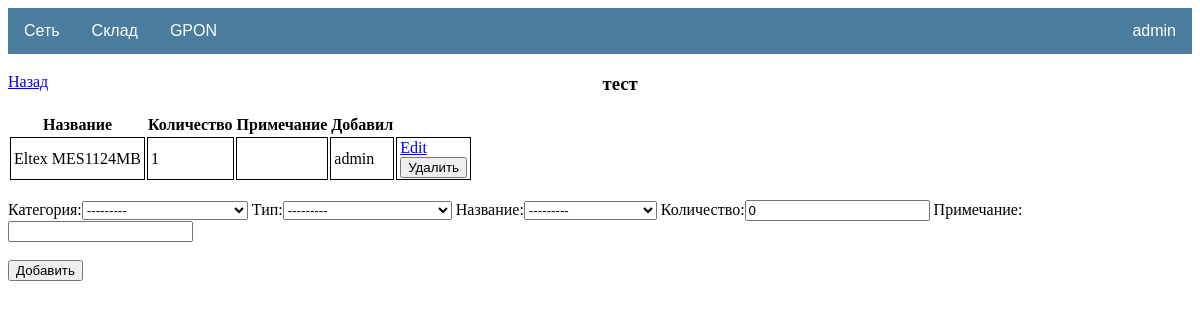
/storage/object/test-1/ (signed in), run on the app's committed database.
### storage/models.py (models this page shows, shortened)
class Object(models.Model):
    address = models.CharField(max_length=20, blank=True, verbose_name='Адрес')
    purpose = models.CharField(max_length=20, blank=True, verbose_name='Назначение')
    note = models.CharField(max_length=50, blank=True, verbose_name='Примечание')
    date_create = models.DateField(auto_now_add=True)
    slug = models.SlugField(max_length=100, unique=True, verbose_name='URL')
    class Meta:
        ordering = ['-id']

class Expense(models.Model):
    expense_user = models.ForeignKey(User, on_delete=models.CASCADE)
    expense_category = models.ForeignKey(Category, on_delete=models.CASCADE, verbose_name='Категория')
    expense_type = models.ForeignKey(Type, on_delete=models.CASCADE, verbose_name='Тип')
    expense_name = models.ForeignKey(Product, on_delete=models.CASCADE, verbose_name='Название')
    expense_quality = models.IntegerField(default=0, verbose_name='Количество')
    expense_address = models.ForeignKey(Object, on_delete=models.CASCADE)
    expense_note = models.CharField(max_length=50, blank=True, verbose_name='Примечание')

class Product(models.Model):
    category = models.ForeignKey(Category, on_delete=models.CASCADE, verbose_name='Категория')
    type = models.ForeignKey(Type, on_delete=models.CASCADE, verbose_name='Тип')
    name = models.CharField(max_length=50, unique=True, verbose_name='Название')
    image = models.ImageField(default='default.jpg')
    quality = models.PositiveIntegerField(default=0, verbose_name='Количество')
    price = models.PositiveIntegerField(default=0, verbose_name='Цена')
    description = models.CharField(max_length=100, blank=True, verbose_name='Описание')
    slug = models.SlugField(max_length=100, unique=True, verbose_name='URL')
    def __str__(self):
        return f'{self.name}'

### storage/views.py (the view, shortened to what this page needs)
# urls.py: path('object/<slug:slug>/', ObjectDetail.as_view(), name='object_detail'),
class ObjectDetail(FormMixin, DetailView):
    model = Object
    template_name = 'storage/object_detail.html'
    context_object_name = 'object'
    form_class = ExpenseForm
    def get_context_data(self, **kwargs):
        context = super().get_context_data(**kwargs)
        context['expense_list'] = Expense.objects.filter(expense_address=Object.objects.get(
            slug=self.kwargs.get('slug')))
        return context

### storage/forms.py
class ExpenseForm(ModelForm):
    class Meta:
        model = Expense
        fields = ['expense_category', 'expense_type', 'expense_name', 'expense_quality', 'expense_note']

### storage/models.py (called while the page is built)
    def __str__(self):
        return f'{self.name}'

    def __str__(self):
        return f'{self.type_name}'

### templates/storage/object_detail.html (shortened to what this page needs)
{% extends 'default.html' %}
{% block content %}
<div>
    <a style="text-align: left; float: left" href="{% url 'object_list' %}">Назад</a>
    <h3 style="text-align: center">{{ object.address }}</h3>
</div>
{%  if expense_list %}
<table>
    <tr>
        <th>
            Название
        </th>
        <th>
            Количество
        </th>
        <th>
            Примечание
        </th>
        <th>
            Добавил
        </th>
        <th>
        </th>
    </tr>
{% for expense in expense_list %}
    <tr>
        <td>
            {{ expense.expense_name }}
        </td>
        <td>
            {{ expense.expense_quality }}
        </td>
        <td>
        </td>
        <td>
            {{ expense.expense_user }}
        </td>
        <td>
            <a href="{% url 'expense_update' expense.pk %}">Edit</a>
            <form method="POST" action="{% url 'expense_delete'  expense.pk %}">
                <input type="submit" value="Удалить">
            </form>
        </td>
    </tr>
    {% endfor %}
</table>
{%  else %}
<h1></h1>
{% endif %}
<br>
{% if user.is_authenticated %}
<div>
    <form method="POST">
        {{ form }}
        <div>
            <br>
            <button type="submit">Добавить</button>
        </div>
    </form>
</div>
{% endif %}
{% endblock content %}

### templates/default.html (shortened to what this page needs)
{% load static %}
<!DOCTYPE html>
<html lang="en" xmlns="http://www.w3.org/1999/html">
<head>
  <link href="{% static 'css/default.css'%}" rel="stylesheet">
</head>
<div class="navbar">
  <div class="dropdown">
    <button class="dropbtn">Сеть
    </button>
  </div>
  <div class="dropdown">
    <button class="dropbtn">Склад
    </button>
  </div>
  <div class="dropdown">
    <button class="dropbtn">GPON
    </button>
  </div>
  <div class="dropdown-pro">
    <button class="dropbtn-pro">{{ user.username }}
    </button>
  </div>
</div>
<body>
{% block content %}
{% endblock content %}
</body>
</html>

### static/css/default.css (style rules this page uses)
.navbar { overflow: hidden; background-color: #497c9d; font-family: Arial, Helvetica, sans-serif; }
.dropdown { float: left; overflow: hidden; }
.dropdown .dropbtn { font-size: 16px; border: none; outline: none; color: white; padding: 14px 16px; background-color: inherit; font-family: inherit; margin: 0; }
.dropdown-pro { float: right; overflow: hidden; }
.dropdown-pro .dropbtn-pro { font-size: 16px; border: none; outline: none; color: white; padding: 14px 16px; background-color: inherit; font-family: inherit; margin: 0; }
button { cursor: pointer; }
.table_default th, td { position: relative; border: 1px solid black; padding: 5px; word-wrap:break-word; }
.table_detail th, td { border: 1px solid black; padding: 1px 3px; word-wrap:break-word; }
.switch-detail th, td { border: 1px solid black; padding: 1px 3px; word-wrap:break-word; }
.switch-form th, td { border: 1px solid black; padding: 1px 3px; word-wrap:break-word; }
.table_gpon_form th, td { border: 1px solid black; padding: 1px 3px; word-wrap:break-word; }

### data on the page
Object: address "тест"
Expense: expense_name "Eltex MES1124MB", expense_quality "1", expense_user "admin"

### other printed values
{{ user.username }} "admin"
